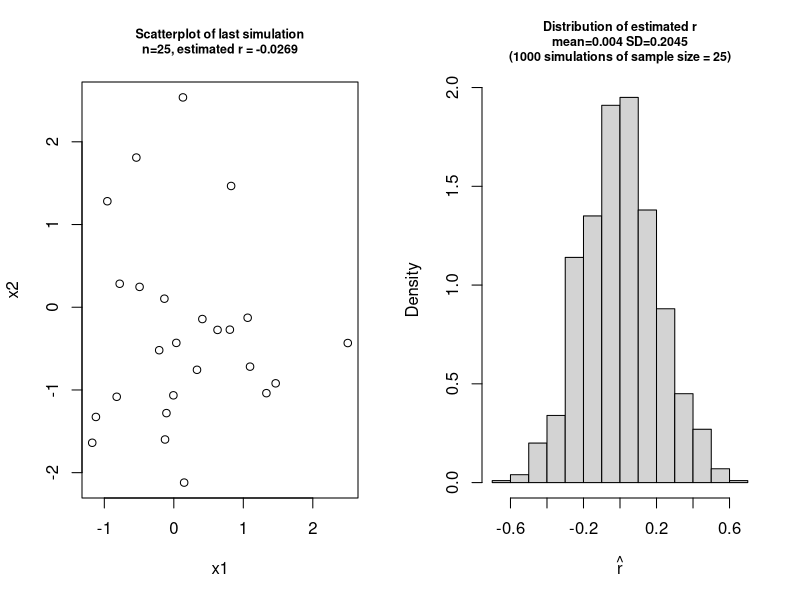
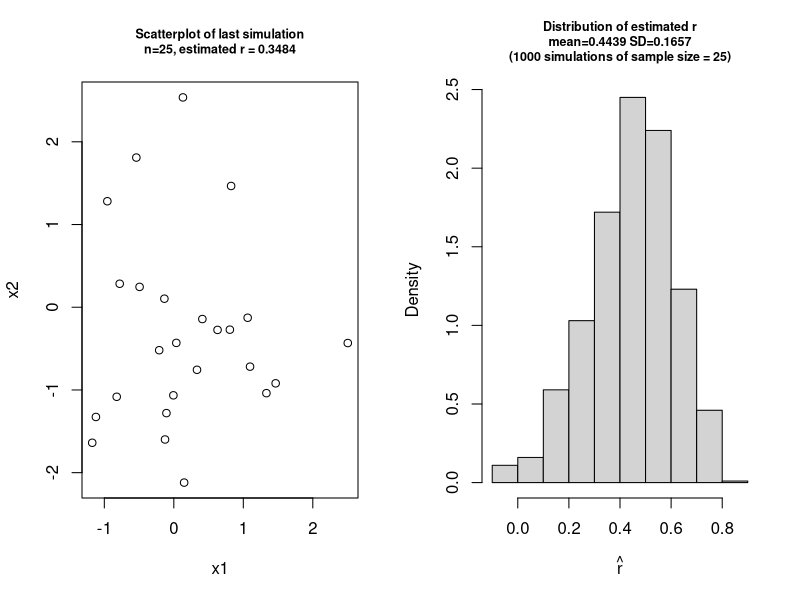
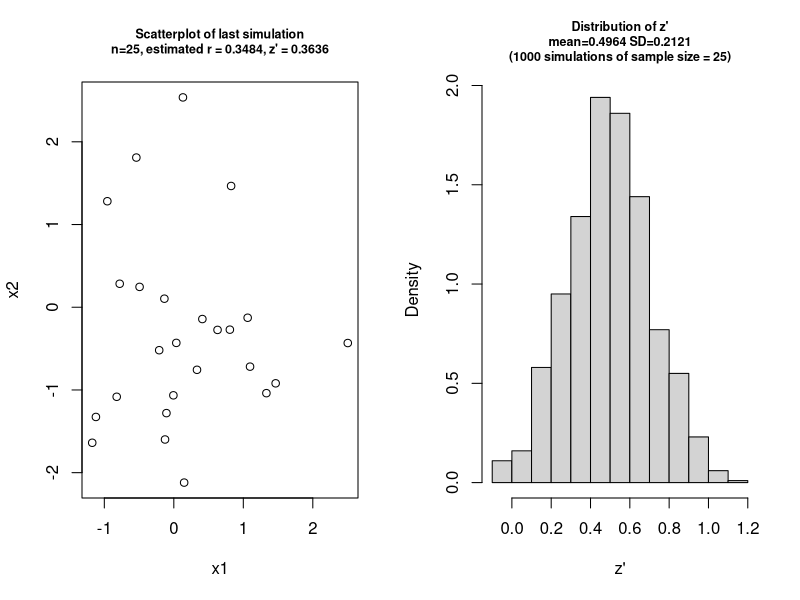

Write R code to recreate these figures, in order.
## ---- chunk 1
rep = 1000; n = 25
set.seed(1)
cors = c()
for(i in 1:rep){
  x1 = rnorm(n)
  x2 = rnorm(n)
  r = cor(x1,x2)
  cors = c(cors, r)
}
layout(matrix(1:2,1,2))
par(cex.main=0.75)
plot(x1, x2, main = paste("Scatterplot of last simulation\nn=",n,", estimated r = ", round(r,4), sep=""))
hist(cors, main = paste("Distribution of estimated r\nmean=",round(mean(cors),4)," SD=",round(sd(cors),4),"\n(",rep," simulations of sample size = ",n,")", sep=""), xlab=expression(hat(r)), freq=F)
## ---- chunk 2
rep = 1000; n = 25
set.seed(1)
cors = c()
for(i in 1:rep){
  x1 = rnorm(n)
  x2 = rnorm(n)
  r = cor(x1,x1+2*x2)
  cors = c(cors, r)
}
layout(matrix(1:2,1,2))
par(cex.main=0.75)
plot(x1, x2, main = paste("Scatterplot of last simulation\nn=",n,", estimated r = ", round(r,4), sep=""))
hist(cors, main = paste("Distribution of estimated r\nmean=",round(mean(cors),4)," SD=",round(sd(cors),4),"\n(",rep," simulations of sample size = ",n,")", sep=""), xlab=expression(hat(r)), freq=F)
## ---- chunk 3
rep = 1000; n = 25
set.seed(1)
zs = c()
for(i in 1:rep){
  x1 = rnorm(n)
  x2 = rnorm(n)
  r = cor(x1,x1+2*x2)
  z = log((1+r)/(1-r))/2
  zs = c(zs, z)
}
layout(matrix(1:2,1,2))
par(cex.main=0.75)
plot(x1, x2, main = paste("Scatterplot of last simulation\nn=",n,", estimated r = ", round(r,4),", z' = ", round(z,4), sep=""))
hist(zs, main = paste("Distribution of z'\nmean=",round(mean(zs),4)," SD=",round(sd(zs),4),"\n(",rep," simulations of sample size = ",n,")", sep=""), xlab="z'", freq=F)
### The mean of z'
0.5 * log((1+0.4472136)/(1-0.4472136))

### The standard error of z'
1/sqrt(n-3)
